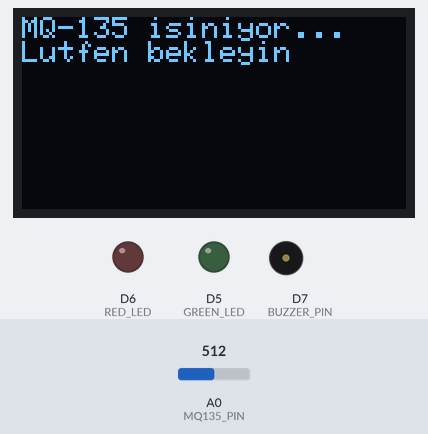
This sketch was run on a simulated ESP8266 (NodeMCU). Parts: 128×64 one-colour display, output pins drawn as LEDs (lit = HIGH), buzzer (waves = sounding, pin HIGH). The test bench sets the inputs (shaded band); at power-on: A0 (MQ135_PIN) = 512. WiFi joins after 1.5 s; servers stay silent unless stated; what the sketch prints to the serial monitor is not drawn.

Above: at 1.9 s.
At 9.5 s:
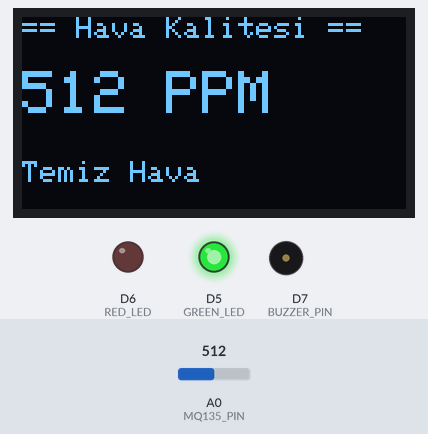
9.6 s: A0 (MQ135_PIN) set to 798
At 11.7 s:
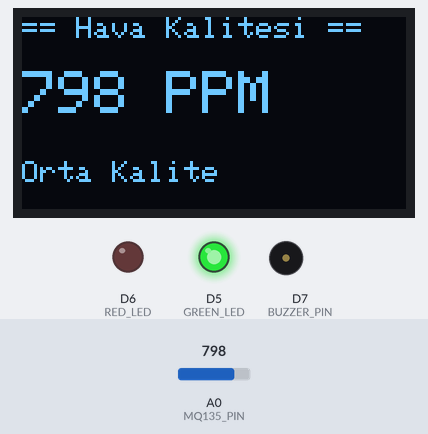
12.4 s: A0 (MQ135_PIN) set to 817
At 14.5 s:
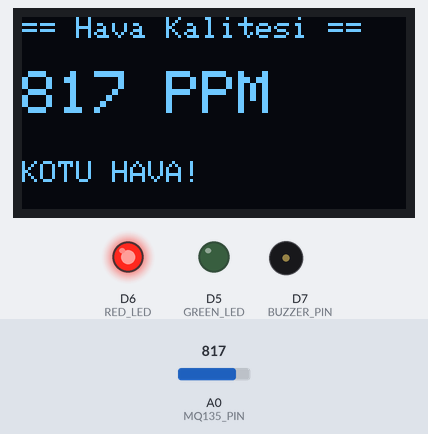
16.5 s: A0 (MQ135_PIN) set to 800
At 17.4 s:
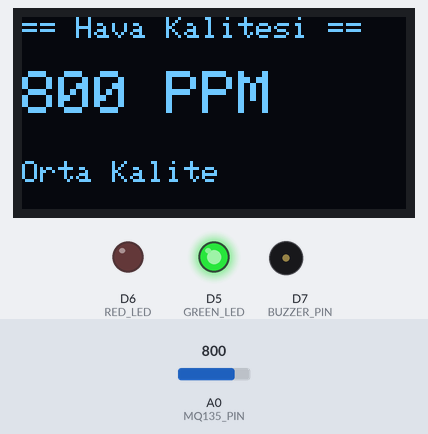
Timing chart, 0 to 19.5 s (numbered marks = the images above; inputs shaded):
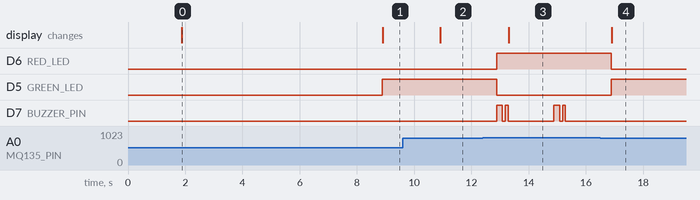

The sketch:

Akilli_Hava_Kontrol_Sistemi.ino
```cpp
#define BLYNK_TEMPLATE_ID "TMPL6VeD-bG3W"
#define BLYNK_TEMPLATE_NAME "HavaKalitesi"
#define BLYNK_AUTH_TOKEN "i6Nz1iPkBuBi6pm9fLQN7sYctyHKVtAI"
#include <ESP8266WiFi.h>
#include <BlynkSimpleEsp8266.h>
#include <Wire.h>
#include <Adafruit_GFX.h>
#include <Adafruit_SSD1306.h>

char ssid[] = "VODAFONE_367957";
char pass[] = "6KG9CtD5PAAchkxQ";

#define MQ135_PIN   A0
#define GREEN_LED   D5   // GPIO14
#define RED_LED     D6   // GPIO12
#define BUZZER_PIN  D7   // GPIO13

#define SCREEN_WIDTH 128
#define SCREEN_HEIGHT 64
#define OLED_RESET   -1
#define OLED_ADDR    0x3C

Adafruit_SSD1306 display(SCREEN_WIDTH, SCREEN_HEIGHT, &Wire, OLED_RESET);

#define ALARM_THRESHOLD 600

BlynkTimer timer;
bool alarmActive = false;

void readAndSend() {
  int rawValue = analogRead(MQ135_PIN);

  float ppm = map(rawValue, 0, 1024, 0, 1024);

  String durumStr;
  if (ppm < 750) {
    durumStr = "Temiz Hava";
    digitalWrite(GREEN_LED, HIGH);
    digitalWrite(RED_LED, LOW);
    digitalWrite(BUZZER_PIN, LOW);
    alarmActive = false;
    Blynk.virtualWrite(V2, 0);
  } else if (ppm < 810) {
    durumStr = "Orta Kalite";
    digitalWrite(GREEN_LED, HIGH);
    digitalWrite(RED_LED, LOW);
    digitalWrite(BUZZER_PIN, LOW);
    alarmActive = false;
    Blynk.virtualWrite(V2, 0);
  } else {
    durumStr = "KOTU HAVA!";
    digitalWrite(GREEN_LED, LOW);
    digitalWrite(RED_LED, HIGH);
    digitalWrite(BUZZER_PIN, HIGH);
    delay(200);
    digitalWrite(BUZZER_PIN, LOW);
    delay(100);
    digitalWrite(BUZZER_PIN, HIGH);
    delay(100);
    digitalWrite(BUZZER_PIN, LOW);

    if (!alarmActive) {
      Blynk.virtualWrite(V2, 1);
      alarmActive = true;
    }
  }

  display.clearDisplay();
  display.setTextSize(1);
  display.setTextColor(SSD1306_WHITE);

  display.setCursor(0, 0);
  display.println("== Hava Kalitesi ==");

  display.setTextSize(2);
  display.setCursor(0, 18);
  display.print((int)ppm);
  display.println(" PPM");

  display.setTextSize(1);
  display.setCursor(0, 48);
  display.println(durumStr);

  display.display();

  // Blynk'e gönder
  Blynk.virtualWrite(V0, (int)ppm);
  Blynk.virtualWrite(V1, durumStr);

  Serial.print("Ham değer: ");
  Serial.print(rawValue);
  Serial.print(" | PPM tahmini: ");
  Serial.print((int)ppm);
  Serial.print(" | Durum: ");
  Serial.println(durumStr);
}

void setup() {
  Serial.begin(115200);

  pinMode(GREEN_LED,  OUTPUT);
  pinMode(RED_LED,    OUTPUT);
  pinMode(BUZZER_PIN, OUTPUT);

  digitalWrite(GREEN_LED,  LOW);
  digitalWrite(RED_LED,    LOW);
  digitalWrite(BUZZER_PIN, LOW);

  if (!display.begin(SSD1306_SWITCHCAPVCC, OLED_ADDR)) {
    Serial.println("OLED bulunamadi!");
    while (true);
  }
  display.clearDisplay();
  display.setTextColor(SSD1306_WHITE);
  display.setCursor(20, 24);
  display.setTextSize(1);
  display.println("Baglaniyor...");
  display.display();

  Blynk.begin(BLYNK_AUTH_TOKEN, ssid, pass);

  display.clearDisplay();
  display.setCursor(0, 0);
  display.println("MQ-135 isiniyor...");
  display.println("Lutfen bekleyin");
  display.display();
  delay(5000);

  timer.setInterval(2000L, readAndSend);
}

void loop() {
  Blynk.run();
  timer.run();
}
```

Measured:
- the behaviour switches between 809 and 810 on A0 (MQ135_PIN) (found by bisection; images 2 and 3)
- after the input at 9.6 s, the display: changes after 1.3 s (image 2)
- after the input at 12.4 s, D6 (RED_LED): LOW → HIGH after 0.49 s; D5 (GREEN_LED): HIGH → LOW after 0.49 s; D7 (BUZZER_PIN): LOW → HIGH after 0.49 s, → LOW 0.20 s later, → HIGH 0.10 s later, → LOW 0.10 s later, … (8 changes in this stretch); the display: changes after 0.91 s (image 3)
- after the input at 16.5 s, D6 (RED_LED): HIGH → LOW after 0.38 s; D5 (GREEN_LED): LOW → HIGH after 0.38 s; D7 (BUZZER_PIN): stops changing and stays LOW; the display: changes after 0.41 s (image 4)
- what the display in image 0 shows lasts 7.0 s, from 1.9 s to 8.9 s
